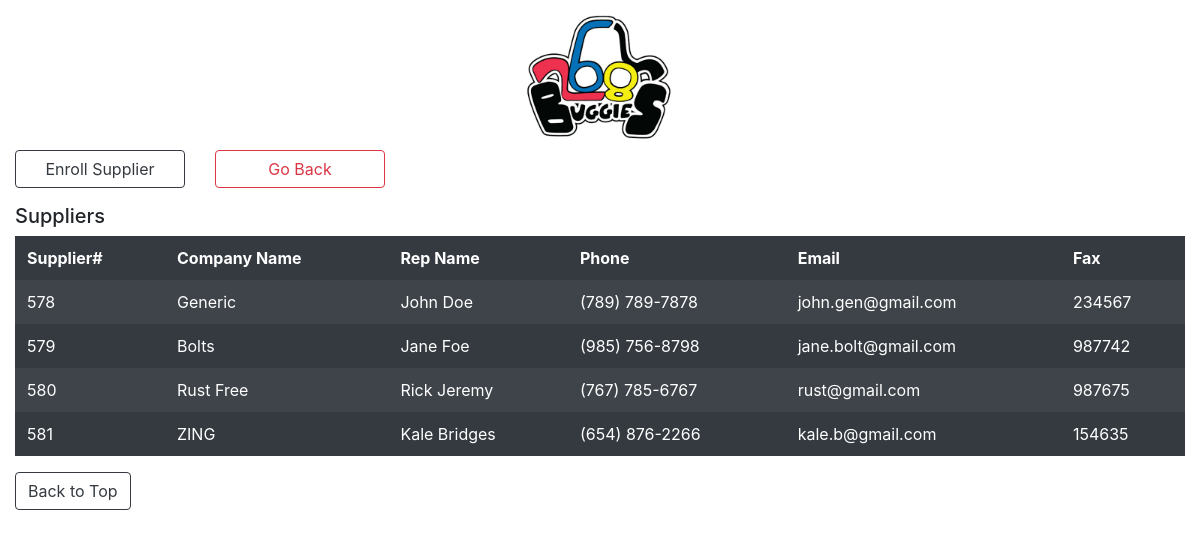
The app's page /supplier-menu.php with its own data.
### tables this page shows
CREATE TABLE IF NOT EXISTS `supplier` (
  `Supplier_ID` int(6) NOT NULL,
  `Company_Name` varchar(30) NOT NULL,
  `Rep_Name` varchar(30) NOT NULL,
  `Supplier_Phone` varchar(14) NOT NULL,
  `Supplier_Email` varchar(30) NOT NULL,
  `Supplier_Fax` bigint(10) NOT NULL,
  PRIMARY KEY (`Supplier_ID`)
);

### supplier-menu.php (the view, shortened to what this page needs)
<body>
		<?php include('includes/header.php');?>
		<main>
		<div class="container-fluid">
			<div class='row'>
				<div class='col-2'>
					<form action='supplier-enrollment.php' method='POST'>
						<input class='btn-outline-dark  form-control' type='submit' name='Submit' value='Enroll Supplier'/>
					</form>
				</div>
				<div class='col-2'>
					<form action='admin-dash.php' method='POST'>
						<input class='btn-outline-danger  form-control' type='submit' name='Submit' value='Go Back'/>
					</form>
				</div>
				<div class='col-sm'></div>
			</div>
			<div class='row'>
				<div class='col'>
				<h5>Suppliers</h5>
				<table class="table table-dark table-borderless table-striped table-hover">
					<thead class='thead-dark'>
						<tr>
							<th scope="col">Supplier#</th>
							<th scope="col">Company Name</th>
							<th scope="col">Rep Name</th>
							<th scope="col">Phone</th>
							<th scope="col">Email</th>
							<th scope="col">Fax</th>
						</tr>
					</thead>
					<tbody>
						<?php
							require('includes/config.php');
							$sql = "SELECT * FROM Supplier";
							$result = $conn->query($sql);
							if ($result->num_rows > 0) {
								while ($row = $result->fetch_assoc()) {
									if (isset($_GET['id']) && $_GET['id'] == $row["Supplier_ID"]) {
										echo "<tr class='text-success'>";
									} else {
										echo "<tr>";
									}
									echo "<td>".$row["Supplier_ID"]."</td>";
									echo "<td>".$row["Company_Name"]."</td>";
									echo "<td>".$row["Rep_Name"]."</td>";
									echo "<td>".$row["Supplier_Phone"]."</td>";
									echo "<td>".$row["Supplier_Email"]."</td>";
									echo "<td>".$row["Supplier_Fax"]."</td>";
									echo "</tr>";
								}
							}
						?>
					</tbody>
				</table>
				<a href='#TOP' class='btn btn-outline-dark'>Back to Top</a>
			</div>
		</div>
		</main>
<?php include('includes/footer.php')?>

### records on screen
supplier: Supplier_ID "578", Company_Name "Generic", Rep_Name "John Doe", Supplier_Phone "(789) 789-7878", Supplier_Email "john.gen@gmail.com", Supplier_Fax "234567"
supplier: Supplier_ID "579", Company_Name "Bolts", Rep_Name "Jane Foe", Supplier_Phone "(985) 756-8798", Supplier_Email "jane.bolt@gmail.com", Supplier_Fax "987742"
supplier: Supplier_ID "580", Company_Name "Rust Free", Rep_Name "Rick Jeremy", Supplier_Phone "(767) 785-6767", Supplier_Email "rust@gmail.com", Supplier_Fax "987675"
supplier: Supplier_ID "581", Company_Name "ZING", Rep_Name "Kale Bridges", Supplier_Phone "(654) 876-2266", Supplier_Email "kale.b@gmail.com", Supplier_Fax "154635"
